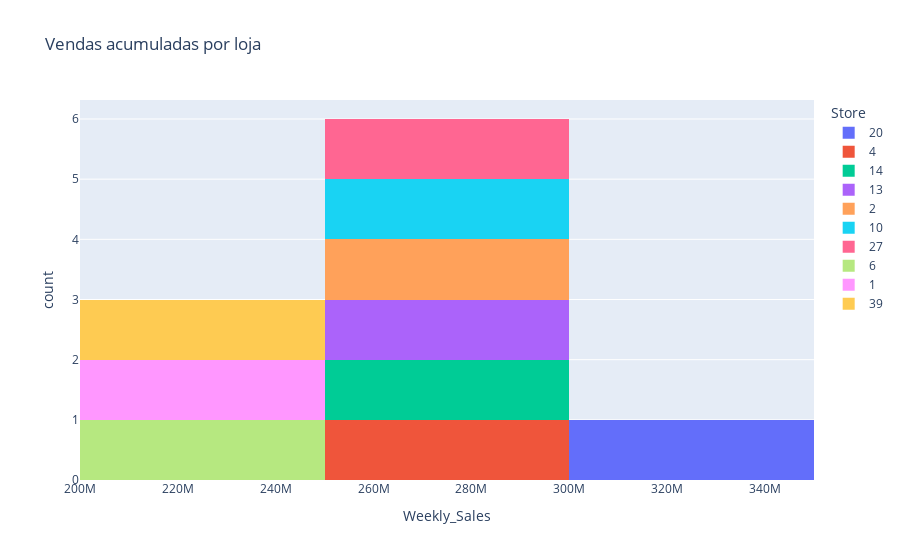

The notebook cell this image was saved under:
### Code cell
# plotar grafico de histograma com as vendas acumulçadas por loja
# plt.figure(figsize=(20, 20))
fig = ex.histogram(top10_venda_acumulada , x='Weekly_Sales', color='Store', title='Vendas acumuladas por loja')
fig.show()

### Figure 1 — Plotly figure (JSON) as saved in the notebook; plotly's stock layout.template omitted (floating-point values rounded to 4 significant figures)
{"data": [{"alignmentgroup": "True", "bingroup": "x", "hovertemplate": "Store=20<br>Weekly_Sales=%{x}<br>count=%{y}<extra></extra>", "legendgroup": "20", "marker": {"color": "#636efa", "pattern": {"shape": ""}}, "name": "20", "offsetgroup": "20", "orientation": "v", "showlegend": true, "type": "histogram", "x": [301400000.0], "xaxis": "x", "yaxis": "y"}, {"alignmentgroup": "True", "bingroup": "x", "hovertemplate": "Store=4<br>Weekly_Sales=%{x}<br>count=%{y}<extra></extra>", "legendgroup": "4", "marker": {"color": "#EF553B", "pattern": {"shape": ""}}, "name": "4", "offsetgroup": "4", "orientation": "v", "showlegend": true, "type": "histogram", "x": [299500000.0], "xaxis": "x", "yaxis": "y"}, {"alignmentgroup": "True", "bingroup": "x", "hovertemplate": "Store=14<br>Weekly_Sales=%{x}<br>count=%{y}<extra></extra>", "legendgroup": "14", "marker": {"color": "#00cc96", "pattern": {"shape": ""}}, "name": "14", "offsetgroup": "14", "orientation": "v", "showlegend": true, "type": "histogram", "x": [289000000.0], "xaxis": "x", "yaxis": "y"}, {"alignmentgroup": "True", "bingroup": "x", "hovertemplate": "Store=13<br>Weekly_Sales=%{x}<br>count=%{y}<extra></extra>", "legendgroup": "13", "marker": {"color": "#ab63fa", "pattern": {"shape": ""}}, "name": "13", "offsetgroup": "13", "orientation": "v", "showlegend": true, "type": "histogram", "x": [286500000.0], "xaxis": "x", "yaxis": "y"}, {"alignmentgroup": "True", "bingroup": "x", "hovertemplate": "Store=2<br>Weekly_Sales=%{x}<br>count=%{y}<extra></extra>", "legendgroup": "2", "marker": {"color": "#FFA15A", "pattern": {"shape": ""}}, "name": "2", "offsetgroup": "2", "orientation": "v", "showlegend": true, "type": "histogram", "x": [275400000.0], "xaxis": "x", "yaxis": "y"}, {"alignmentgroup": "True", "bingroup": "x", "hovertemplate": "Store=10<br>Weekly_Sales=%{x}<br>count=%{y}<extra></extra>", "legendgroup": "10", "marker": {"color": "#19d3f3", "pattern": {"shape": ""}}, "name": "10", "offsetgroup": "10", "orientation": "v", "showlegend": true, "type": "histogram", "x": [271600000.0], "xaxis": "x", "yaxis": "y"}, {"alignmentgroup": "True", "bingroup": "x", "hovertemplate": "Store=27<br>Weekly_Sales=%{x}<br>count=%{y}<extra></extra>", "legendgroup": "27", "marker": {"color": "#FF6692", "pattern": {"shape": ""}}, "name": "27", "offsetgroup": "27", "orientation": "v", "showlegend": true, "type": "histogram", "x": [253900000.0], "xaxis": "x", "yaxis": "y"}, {"alignmentgroup": "True", "bingroup": "x", "hovertemplate": "Store=6<br>Weekly_Sales=%{x}<br>count=%{y}<extra></extra>", "legendgroup": "6", "marker": {"color": "#B6E880", "pattern": {"shape": ""}}, "name": "6", "offsetgroup": "6", "orientation": "v", "showlegend": true, "type": "histogram", "x": [223800000.0], "xaxis": "x", "yaxis": "y"}, {"alignmentgroup": "True", "bingroup": "x", "hovertemplate": "Store=1<br>Weekly_Sales=%{x}<br>count=%{y}<extra></extra>", "legendgroup": "1", "marker": {"color": "#FF97FF", "pattern": {"shape": ""}}, "name": "1", "offsetgroup": "1", "orientation": "v", "showlegend": true, "type": "histogram", "x": [222400000.0], "xaxis": "x", "yaxis": "y"}, {"alignmentgroup": "True", "bingroup": "x", "hovertemplate": "Store=39<br>Weekly_Sales=%{x}<br>count=%{y}<extra></extra>", "legendgroup": "39", "marker": {"color": "#FECB52", "pattern": {"shape": ""}}, "name": "39", "offsetgroup": "39", "orientation": "v", "showlegend": true, "type": "histogram", "x": [207400000.0], "xaxis": "x", "yaxis": "y"}], "layout": {"barmode": "relative", "legend": {"title": {"text": "Store"}, "tracegroupgap": 0}, "title": {"text": "Vendas acumuladas por loja"}, "xaxis": {"anchor": "y", "domain": [0, 1], "title": {"text": "Weekly_Sales"}}, "yaxis": {"anchor": "x", "domain": [0, 1], "title": {"text": "count"}}}}
